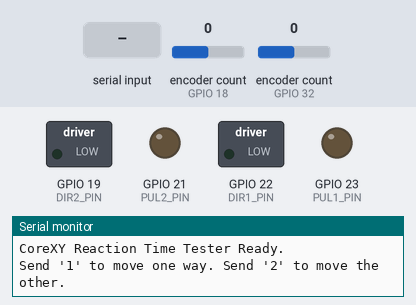
Simulated run of this sketch. Board: ESP32. Shown: switched loads named in the sketch (green lamp = pin HIGH), output pins drawn as LEDs (lit = HIGH), the last lines printed to the serial monitor. Inputs (shaded band) come from the test bench; at power-on: encoder count (sensors on GPIO 18, GPIO 32) 0.

Above: at 1.2 s.
1.3 s: "1" received over Serial
At 2.5 s:
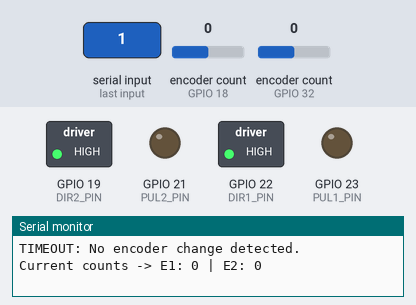
2.8 s: "2" received over Serial
At 3.8 s:
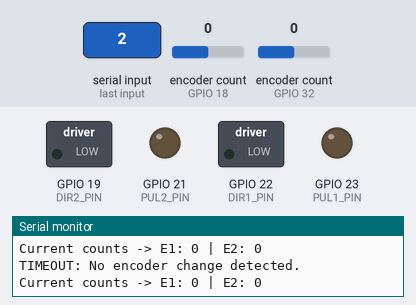
Timing chart, 0 to 5.8 s (numbered marks = the images above; inputs shaded):
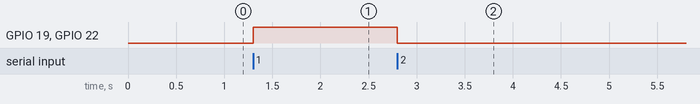

The sketch:

encoder_test.ino
```cpp
#include <ESP32Encoder.h>

// ============================================================================
// CoreXY pin definitions matching your hardware
// ============================================================================
#define PUL1_PIN 23
#define DIR1_PIN 22
#define PUL2_PIN 21
#define DIR2_PIN 19

#define ENCO1_PHASE_A 18
#define ENCO1_PHASE_B 5
#define ENCO2_PHASE_A 32
#define ENCO2_PHASE_B 33

ESP32Encoder encoder1;
ESP32Encoder encoder2;

void setup() {
  Serial.begin(115200);

  // Setup motor control pins for both motors
  pinMode(PUL1_PIN, OUTPUT);
  pinMode(DIR1_PIN, OUTPUT);
  pinMode(PUL2_PIN, OUTPUT);
  pinMode(DIR2_PIN, OUTPUT);

  digitalWrite(PUL1_PIN, LOW);
  digitalWrite(PUL2_PIN, LOW);
  digitalWrite(DIR1_PIN, LOW);
  digitalWrite(DIR2_PIN, LOW);

  // Setup both encoders with internal pull-ups
  ESP32Encoder::useInternalWeakPullResistors = puType::up;
  encoder1.attachHalfQuad(ENCO1_PHASE_A, ENCO1_PHASE_B);
  encoder2.attachHalfQuad(ENCO2_PHASE_A, ENCO2_PHASE_B);

  encoder1.clearCount();
  encoder2.clearCount();

  Serial.println("CoreXY Reaction Time Tester Ready.");
  Serial.println("Send '1' to move one way. Send '2' to move the other.");
}

void loop() {
  if (Serial.available() > 0) {
    char cmd = Serial.read();

    // Ignore newlines and invalid chars
    if (cmd != '1' && cmd != '2') return;

    // Set direction based on command for both motors
    bool dirState = (cmd == '1') ? HIGH : LOW;
    digitalWrite(DIR1_PIN, dirState);
    digitalWrite(DIR2_PIN, dirState);

    // Record starting positions for BOTH encoders
    long startEnc1 = encoder1.getCount();
    long startEnc2 = encoder2.getCount();
    bool movementDetected = false;

    // Clear any remaining bytes in buffer
    while (Serial.available() > 0) Serial.read();

    // Record the exact time the command processing starts
    unsigned long cmdReceiveTime = micros();

    // Safe delay to prevent motor stalling on sudden startup
    const int stepDelayMicros = 700;

    // Fire continuous steps until ANY encoder registers a change or timeout hits
    while (micros() - cmdReceiveTime < 500000) {

      // Generate one step for both motors simultaneously
      digitalWrite(PUL1_PIN, HIGH);
      digitalWrite(PUL2_PIN, HIGH);
      delayMicroseconds(10);

      // Pull the signal LOW and wait.
      // This delay defines the speed and MUST be long enough for a cold start.
      digitalWrite(PUL1_PIN, LOW);
      digitalWrite(PUL2_PIN, LOW);
      delayMicroseconds(700);

      // Read current positions
      long currEnc1 = encoder1.getCount();
      long currEnc2 = encoder2.getCount();

      // Check if EITHER encoder noticed the movement
      if (currEnc1 != startEnc1 || currEnc2 != startEnc2) {
        unsigned long reactionTime = micros() - cmdReceiveTime;

        Serial.print("REACTION TIME: ");
        Serial.print(reactionTime / 1000.0, 2);
        Serial.print(" ms | Triggered by: ");

        // Identify which encoder moved first
        if (currEnc1 != startEnc1 && currEnc2 != startEnc2) {
          Serial.println("BOTH (E1 & E2)");
        } else if (currEnc1 != startEnc1) {
          Serial.println("E1");
        } else {
          Serial.println("E2");
        }

        movementDetected = true;
        break; // Stop stepping immediately
      }
    }

    if (!movementDetected) {
      Serial.println("TIMEOUT: No encoder change detected.");
      Serial.print("Current counts -> E1: ");
      Serial.print(encoder1.getCount());
      Serial.print(" | E2: ");
      Serial.println(encoder2.getCount());
    }
  }
}
```

Measured:
- after the input at 1.3 s, GPIO 19 (DIR2_PIN), GPIO 22 (DIR1_PIN): LOW → HIGH at once
- after the input at 2.8 s, GPIO 19 (DIR2_PIN), GPIO 22 (DIR1_PIN): HIGH → LOW at once
